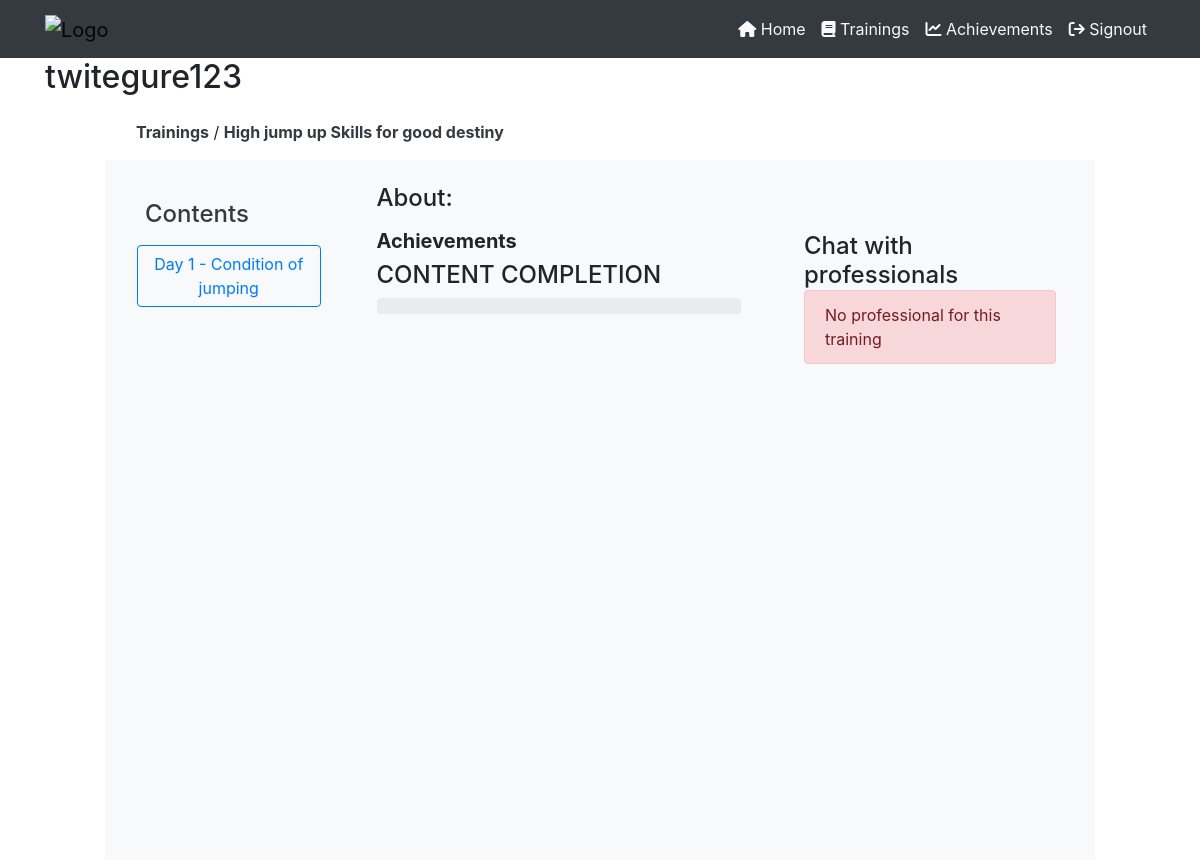
The page /employee-trainings-content.php?training=1 (signed in) on the database as committed earlier.
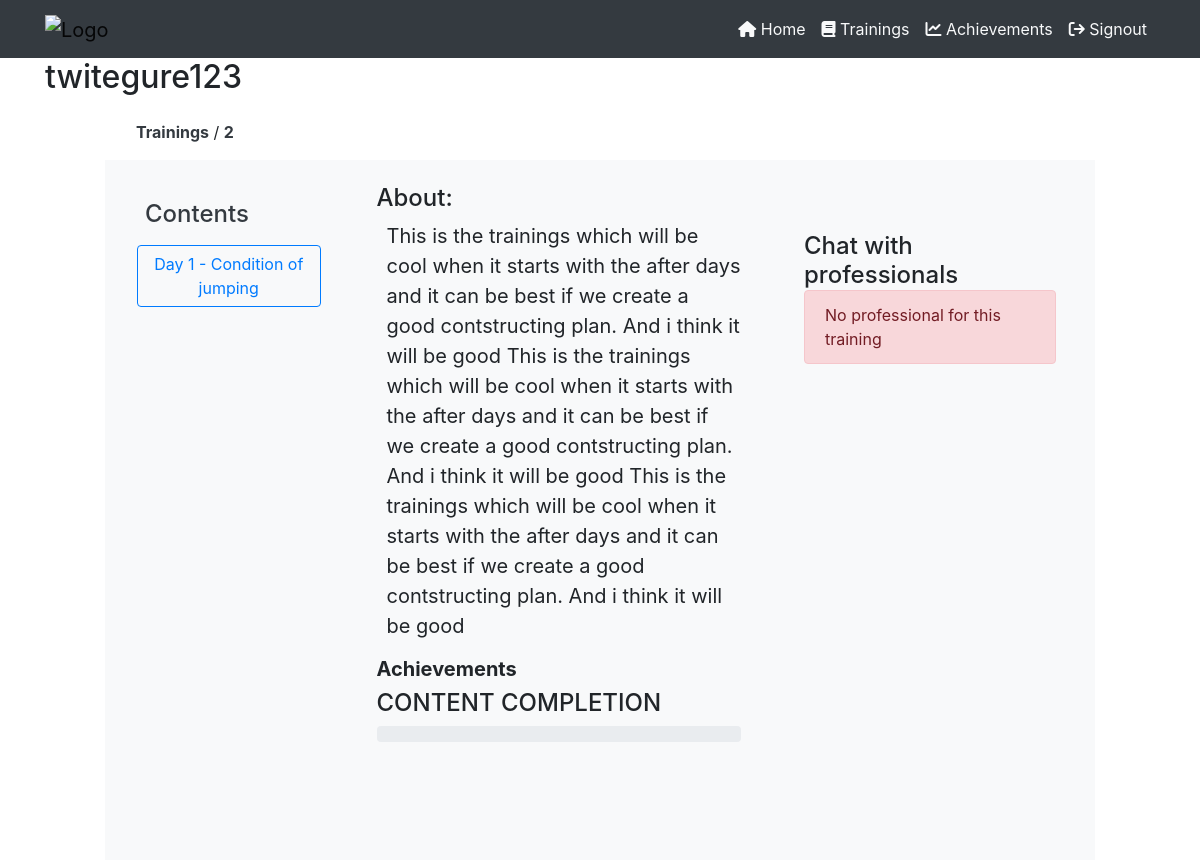
The same page on the database as committed later.
### tables this page shows
CREATE TABLE `trainings` (
  `training_id` int(11) NOT NULL,
  `training_topic` varchar(255) NOT NULL,
  `training_description` text NOT NULL DEFAULT 'This is the defaullt description of the trainings',
  `training_start` varchar(255) NOT NULL,
  `training_end` varchar(255) NOT NULL,
  `training_cover` varchar(255) NOT NULL,
  `training_depart` int(11) NOT NULL,
  `training_status` varchar(255) NOT NULL
);

### php/employee-sessions.php (called while the page is built, shortened)
<?php
    $acting_employee_id = $_SESSION['employee_id'];
    $acting_employee_usern = $_SESSION['employee_username'];
?>

### employee-trainings-content.php (the view, shortened to what the changed rows need)
<?php
    include("php/connection.php");
    include("php/employee-sessions.php");
?>
<!DOCTYPE html>
<html lang="en">
<head>
    <link rel="stylesheet" href="https://maxcdn.bootstrapcdn.com/bootstrap/4.5.2/css/bootstrap.min.css">
    <link rel="stylesheet" href="https://cdnjs.cloudflare.com/ajax/libs/font-awesome/6.4.2/css/all.min.css" />
</head>
<body>
    <div class="container">
        <div class="row align-items-center">
            <div class="col-md-8">
                <?php
                    if (isset($_GET['welcome'])) {
                        ?>
                        <h2>
                            Welcome <?php echo $acting_employee_usern; ?>
                        </h2>
                        <?php
                    }
                    else {
                        ?>
                        <h2>
                            <?php echo $acting_employee_usern; ?>
                        </h2>
                        <?php
                    }
                ?>
            </div>
        </div>
    </div>
    <section class="">
        <div class="" style="width: 80%;margin:auto;">
            <?php
                if (!isset($_GET['training'])) {
                    ?>
                    <p class="alert alert-danger">
                        No training sent to the server.
                    </p>
                    <?php
                }
                else {
                    $training = $_GET['training'];
                    $check_exists = mysqli_query($server,"SELECT * from trainings WHERE
                        training_id='$training'
                    ");
                    if (mysqli_num_rows($check_exists) != 1) {
                        ?>
                        <p class="alert alert-danger">
                            The training is not found.
                        </p>
                        <?php
                    }
                    else {
                        $data_check_exits = mysqli_fetch_array($check_exists);
                        ?>
                        <div class="contents m-3">
                            <a href="employee-trainings.php" class="text-dark font-weight-bold">Trainings</a> / <a href="" class="text-dark font-weight-bold"><?php echo $data_check_exits['training_topic']; ?></a>
                        </div>
                        <div class="row bg-light" style="height: 700px;">
                            <?php include("php/employee-training-content-list.php"); ?>
                            <div class="col-md-5 bg-light p-4">
                                <div id="trai_description">
                                    <div class="" style="font-size: 20px;">
                                        <h4 class="text-decoration-underline">
                                            About:
                                        </h4>
                                        <p class="" style="margin-left: 10px;">
                                            <?php echo $data_check_exits['training_description']; ?>
                                        </p>
                                        <div class="achievements">
                                            <h5 class="font-weight-bold">
                                                Achievements
                                            </h5>
                                            <?php
                                                $get_total_contents = mysqli_query($server,"SELECT * from training_contents
                                                    WHERE
                                                    training = '$training'
                                                ");
                                                $get_passed_contents = mysqli_query($server,"SELECT * from
                                                    empl_trainings_conent_completion WHERE
                                                    employee = '$acting_employee_id'
                                                    AND training = '$training'
                                                    AND status = 'Completed'
                                                ");
                                                if (mysqli_num_rows($get_total_contents) < 1) {
                                                    ?>
                                                    <p class="alert alert-danger">
                                                        No contents to complete
                                                    </p>
                                                    <?php
                                                }
                                                else {
                                                    $num_contents = mysqli_num_rows($get_total_contents);
                                                    $num_completed = mysqli_num_rows($get_passed_contents);
                                                    $completetion_percenage = ($num_completed/$num_contents) * 100;
                                                    ?>
                                                    <h4 style="text-transform: uppercase;">
                                                        Content completion
                                                    </h4>
                                                    <div class="progress" title="You have completed <?php echo $completetion_percenage."%"; ?> of the training contents.">
                                                    </div>
                                                    <?php
                                                }
                                            ?>
                                        </div>
                                    </div>
                                </div>
                            </div>
                            <div class="col-md-4 p-4">
                                <?php
                                    include("php/emplyees-contents-chat.php");
                                ?>
                            </div>
                        </div>
                        <?php
                    }
                }
            ?>
        </div>
</section>
</body>
</html>

Rows that differ between the two databases and show on the page:
changed trainings: training_topic "High jump up Skills for good destiny" → "2"; training_description (not shown) → "This is the trainings which will be cool when it starts with the after days and it can be best if we create a good contstructing plan. And i think it will be good This is the trainings which will be cool when it starts with the after days and it can be best if we create a good contstructing plan. And i think it will be good This is the trainings which will be cool when it starts with the after days and it can be best if we create a good contstructing plan. And i think it will be good"
